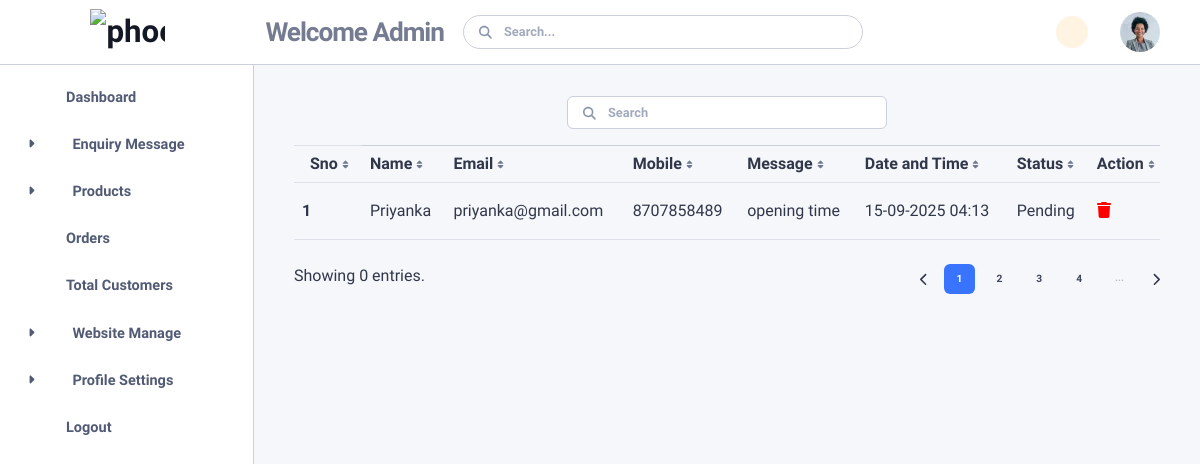
The app's page /pending_enquiry.php, older data.
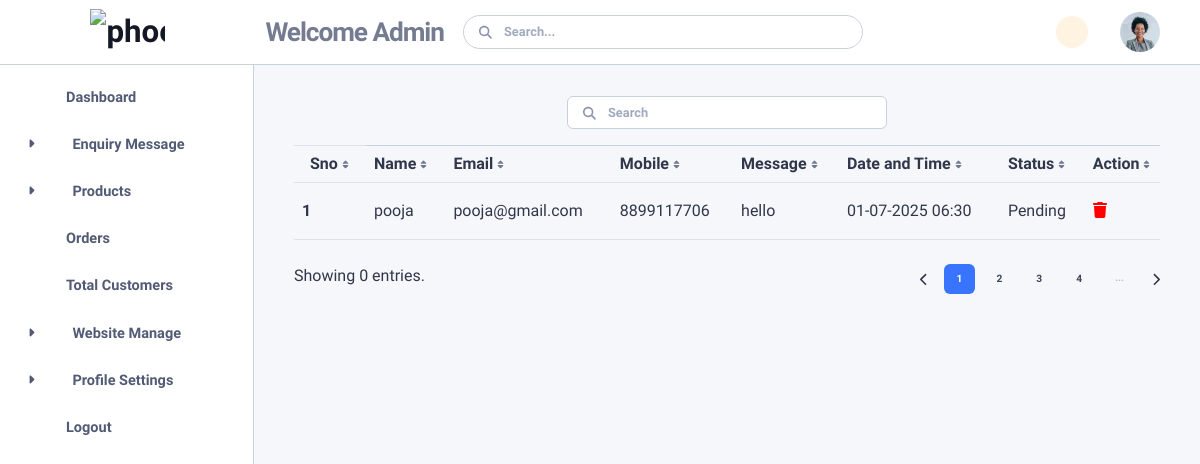
The same page, newer data.
### tables this page shows
CREATE TABLE `enquiry_message` (
  `id` int(35) NOT NULL,
  `name` varchar(35) NOT NULL,
  `email` varchar(200) NOT NULL,
  `mobile` bigint(35) NOT NULL,
  `message` varchar(40) NOT NULL,
  `status` varchar(40) NOT NULL,
  `created_at` timestamp NOT NULL DEFAULT current_timestamp()
);

### pending_enquiry.php (the view, shortened to what this page needs)
    <?php include 'db_connection.php'; ?>
  <?php include 'header.php'; ?>
<?php include 'sidebar.php'; ?>
  <?php include 'top_navbar.php'; ?>
     <div class="content">
                      <div id="tableExample3" data-list="{&quot;valueNames&quot;:[&quot;name&quot;,&quot;email&quot;,&quot;age&quot;],&quot;page&quot;:5,&quot;pagination&quot;:true}">
                        <div class="search-box mb-3 mx-auto">
                          <form class="position-relative"><input class="form-control search-input search form-control-sm" type="search" placeholder="Search" aria-label="Search">
                          </form>
                        </div>
                        <div class="table-responsive">
                          <table class="table table-striped fs-8 mb-2">
                            <thead>
                              <tr>
                                <th class="sort border-top border-translucent ps-3" data-sort="name">Sno</th>
                                <th class="sort border-top" data-sort="email">Name</th>
                                <th class="sort border-top" data-sort="age">Email</th>
                                   <th class="sort border-top" data-sort="age">Mobile</th>
                                    <th class="sort border-top" data-sort="age">Message</th>
                                        <th class="sort border-top" data-sort="age">Date and Time</th>
                                         <th class="sort border-top" data-sort="age">Status</th>
                                             <th class="sort border-top" data-sort="age">Action</th>
                              </tr>
                            </thead>
                            <tbody class="list">
                      <?php
$sql = "SELECT * FROM enquiry_message  where status ='Pending' order BY id DESC";
$result = mysqli_query($conn, $sql);
$count = 0;
if (mysqli_num_rows($result) > 0) {
    while ($row = mysqli_fetch_assoc($result)) {
        $count++;
        ?>
        <tr>
            <th scope='row'><?php echo $count; ?></th>
            <td><?php echo $row['name']; ?></td>
            <td><?php echo $row['email']; ?></td>
            <td><?php echo $row['mobile']; ?></td>
            <td><?php echo $row['message']; ?></td>
  <td><?php echo date("d-m-Y h:i", strtotime($row['created_at'])); ?></td>
 <td id="status-text-<?php echo $row['id']; ?>"><?php echo $row['status']; ?></td>
        <td>
  <div style="display: inline-block;">
        <a href='delete_data?id=<?php echo $row["id"]; ?>&table=enquiry_message'
         onclick="return confirm('Are you sure you want to delete this?')">
            <i class='fa fa-trash' style='color: red;'></i>
        </a>
    </div>
</td>
        </tr>
        <?php
    }
}
 else {
    echo "No Enquiry message found";
}
?>
                            </tbody>
                          </table>
                        </div>
                        <div class="d-flex justify-content-between mt-3"><span class="d-none d-sm-inline-block" data-list-info="data-list-info"> Showing 0 entries.  <span class="text-body-tertiary"> </span></span>
                          <div class="d-flex"><button class="page-link" data-list-pagination="prev"></button>
                            <ul class="mb-0 pagination"><li><li class="active"><button class="page" type="button" data-i="1" data-page="5">1</button></li><button class="page" type="button" data-i="2" data-page="5">2</button></li><li><button class="page" type="button" data-i="3" data-page="5">3</button></li><li><button class="page" type="button" data-i="4" data-page="5">4</button></li><li class="disabled"><button class="page" type="button">...</button></li></ul><button class="page-link pe-0" data-list-pagination="next"></button>
                          </div>
                        </div>
                      </div>
                            </div>

Row changes from the older to the newer data that the page shows:
no longer on this page (row edited): enquiry_message: name "Priyanka", email "priyanka@gmail.com", mobile "8707858489", message "opening time", created_at "15-09-2025 04:13", status "Pending"
now on this page (row edited): enquiry_message: name "pooja", email "pooja@gmail.com", mobile "8899117706", message "hello", created_at "01-07-2025 06:30", status "Pending"
